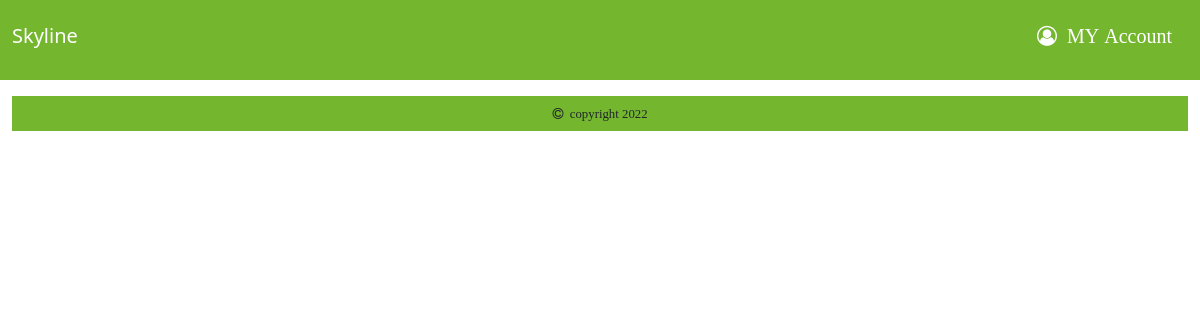
Before: / with the older database file.
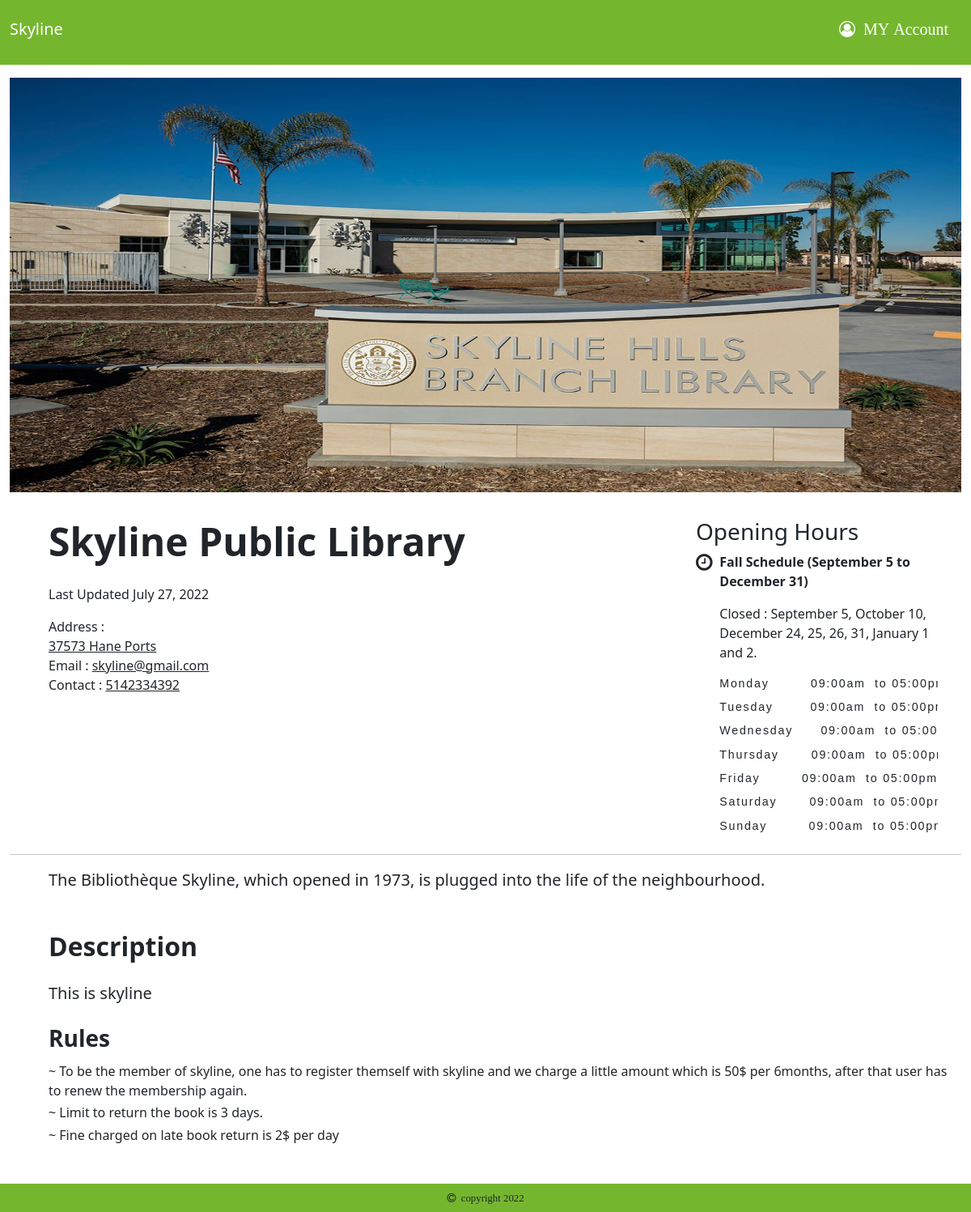
After: the same page with the newer database file.
### tables this page shows
CREATE TABLE `library_setting` (
  `library_id` int(11) NOT NULL,
  `library_name` varchar(25) NOT NULL,
  `library_address` varchar(255) NOT NULL,
  `library_contact` varchar(10) NOT NULL,
  `library_email` varchar(255) NOT NULL,
  `book_return_day_limit` int(11) NOT NULL,
  `membership_price` float NOT NULL,
  `fine_per_day` float NOT NULL,
  `book_issue_limit` int(11) NOT NULL,
  `opening_time` varchar(25) NOT NULL,
  `closing_time` varchar(25) NOT NULL,
  `library_status` tinyint(1) NOT NULL,
  `important_message` varchar(255) NOT NULL
);

### index.php (the view, shortened to what this page needs)
<?php
  include_once("dbConfig.php");
?>
<!DOCTYPE html>
  <html lang="en">
  <head>
    <link rel="stylesheet" href="https://cdnjs.cloudflare.com/ajax/libs/font-awesome/4.7.0/css/font-awesome.min.css">
  </head>
  <body>
  <nav class="navbar navbar-expand-sm navbar-dark bg-success">
    <div class="container-fluid">
      <a class="navbar-brand h5" href="javascript:void(0)">Skyline</a>
      <div class="collapse navbar-collapse" id="mynavbar">
        <div class="navbar-nav h5">
        <?php
          if(isset($_SESSION["email_id"])){
            ?>
            <a class="nav-link active" href="user/user_dashboard.php"><i class=" nav-link active h5 fa fa-user-circle-o" >&nbsp;&nbsp;MY Account </a></i>
            <?php
          }else{
        ?>
        <a class="nav-link active" href="selectRole.php"><i class=" nav-link active h5 fa fa-user-circle-o" id = 'myAccount' >&nbsp;&nbsp;MY Account </a></i>
            <?php
            }
            ?>
      </div>
      </div>
    </div>
  </nav>
  <div class="container-fluid mt-3">
  <?php
            $query = mysqli_query($mysqli,"SELECT * FROM `library_setting` WHERE library_id = 1");
             while($row = mysqli_fetch_array($query)){
            ?>
   <img class="maxwidth imgscale" src="images/Home_Image.jpg">
   <div class="row">
     <div class="col-sm-6">
       <div class="ms-5">
   <div class="p-3"></div>
   <div class="display-5 h5 fw-bold"><?php echo $row['library_name']; ?></div>
   <div class="p-2"></div>
   <p>Last Updated July 27, 2022</p>
    <a class="nav-link" href="https://en.wikipedia.org/wiki/Montreal">Address :  <br><span class="text-success text-reset"><u>
      <?php
        echo $row['library_address'];
      ?>
    </u></span></a>
    <a class="nav-link">Email : <span class="text-success text-reset"><u>
      <?php
        echo $row['library_email'];
      ?>
    </u></span></a>
    <a class="nav-link">Contact :  <span class="text-success text-reset"><u>
      <?php
        echo $row['library_contact'];
      ?>
    </u></span></a>
  </div>
     </div>
     <div class="col-2"></div>
     <div class="col-sm-4">
      <div class="p-3"></div>
      <div class="ps-5">
       <h3 class="display-7">Opening Hours</h3>
       <div class="row">
        <div class="col-sm-1"><i class="fa fa-clock-o" style="font-size:24px"></i></div>
        <div class="col-sm-10">
       <p class="fw-bolder">Fall Schedule (September 5 to December 31)</p>
       <p>Closed : September 5, October 10, December 24, 25, 26, 31, January 1 and 2.</p>
       <pre class="fontfamilychange">Monday         <?php echo $row['opening_time']; ?>am  to <?php echo $row['closing_time']; ?>pm</pre>
       <pre class="fontfamilychange">Tuesday        <?php echo $row['opening_time']; ?>am  to <?php echo $row['closing_time']; ?>pm</pre>
       <pre class="fontfamilychange">Wednesday      <?php echo $row['opening_time']; ?>am  to <?php echo $row['closing_time']; ?>pm</pre>
       <pre class="fontfamilychange">Thursday       <?php echo $row['opening_time']; ?>am  to <?php echo $row['closing_time']; ?>pm</pre>
       <pre class="fontfamilychange">Friday         <?php echo $row['opening_time']; ?>am  to <?php echo $row['closing_time']; ?>pm</pre>
       <pre class="fontfamilychange">Saturday       <?php echo $row['opening_time']; ?>am  to <?php echo $row['closing_time']; ?>pm</pre>
       <pre class="fontfamilychange">Sunday         <?php echo $row['opening_time']; ?>am  to <?php echo $row['closing_time']; ?>pm</pre>
       </div>
     </div>
       </div>
     </div>
   </div>
   <hr>
   <div class="fw-normal fs-5 ps-5 mt-3">The Bibliothèque Skyline, which opened in 1973, is plugged into the life of the neighbourhood.</div>
   <div class="h2 ps-5 fw-bold">Description</div>
   <p class=" ps-5 mt-4 fs-5 fw-lighter">
    <?php echo $row['important_message']; ?></p>
   <div class="ps-5 mt-4 h3 fw-bold">Rules</div>
   <div class="ps-5 mt-4 fw-lighter">
     <p class="paddingtopminus">~ To be the member of skyline, one has to register themself with skyline and
      we charge a little amount which is <?php echo $row['membership_price']; ?>$ per 6months, after that user has to renew the membership again.
     </p>
     <p class="paddingtopminus">~ Limit to return the book is <?php echo $row['book_issue_limit']; ?> days.</p>
     <p class="paddingtopminus">~ Fine charged on late book return is <?php echo $row['fine_per_day']; ?>$ per day </p>
   </div>
 </div>
  <?php
             }
  ?>
   <div class="copyright fw-light p-2"><i class="fa fa-copyright">&nbsp; copyright 2022</i></div>
</div>
  </body>
  </html>

Changed rows visible on the page:
added library_setting: library_name "Skyline Public Library", library_address "37573 Hane Ports", library_email "skyline@gmail.com", library_contact "5142334392", opening_time "09:00", closing_time "05:00", important_message "This is skyline", membership_price "50", book_issue_limit "3", fine_per_day "2"
